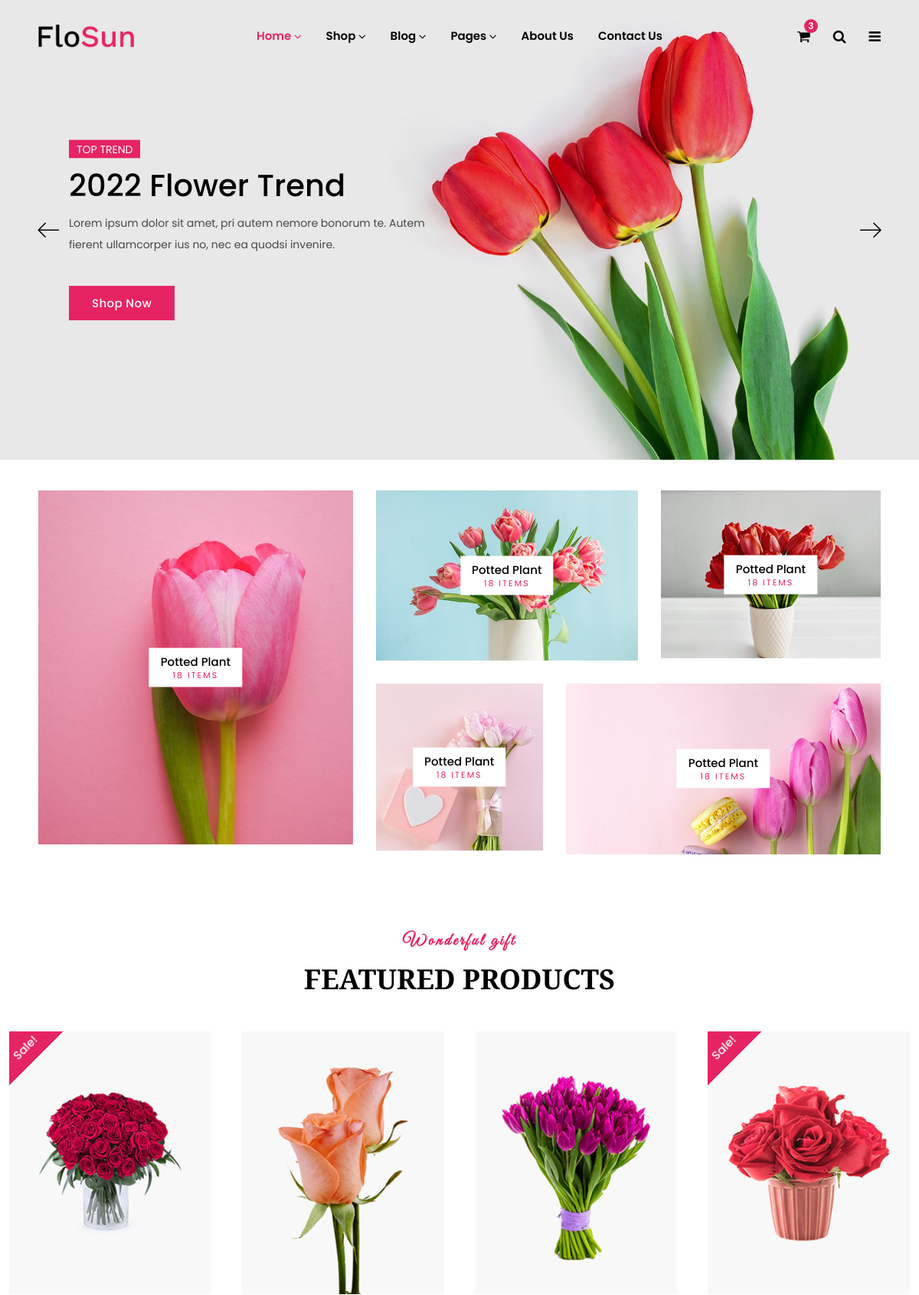
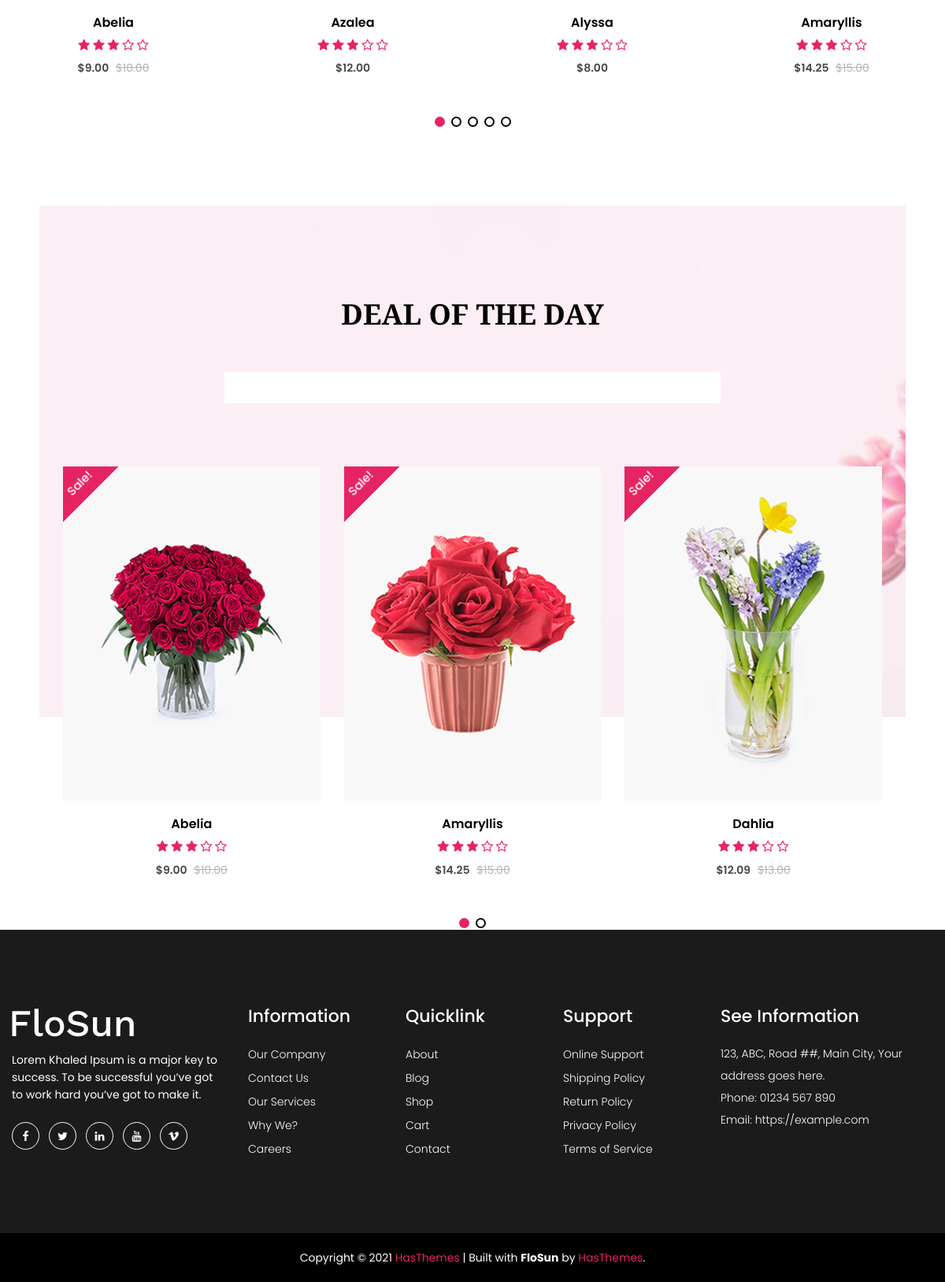
The page / on the database its author committed (2 pictures, top to bottom).
### tables this page shows
CREATE TABLE `products` (
  `id` int(11) NOT NULL,
  `category_id` int(11) DEFAULT NULL,
  `name` varchar(100) NOT NULL,
  `description` text DEFAULT NULL,
  `price` decimal(10,2) NOT NULL,
  `stock` int(11) NOT NULL,
  `created_at` timestamp NOT NULL DEFAULT current_timestamp(),
  `path` varchar(255) DEFAULT NULL,
  `discount` float NOT NULL
);

### index.php (the view, shortened to what this page needs)
<?php
@include 'config.php';
?>
<?php
include 'header.php';
?>
<div class="intro11-slider-wrap section">
    <div class="intro11-slider swiper-container">
        <div class="swiper-wrapper">
            <div class="intro11-section swiper-slide slide-1 slide-bg-1 bg-position">
                <div class="intro11-content text-left">
                    <h3 class="title-slider text-uppercase">Top Trend</h3>
                    <h2 class="title">2022 Flower Trend</h2>
                    <p class="desc-content">Lorem ipsum dolor sit amet, pri autem nemore bonorum te. Autem fierent ullamcorper ius no, nec ea quodsi invenire.</p>
                    <a href="product-details.html" class="btn flosun-button secondary-btn theme-color rounded-0">Shop Now</a>
                </div>
            </div>
            <div class="intro11-section swiper-slide slide-2 slide-bg-1 bg-position">
                <div class="intro11-content text-left">
                </div>
            </div>
        </div>
        <div class="home1-slider-prev swiper-button-prev main-slider-nav"><i class="lnr lnr-arrow-left"></i></div>
        <div class="home1-slider-next swiper-button-next main-slider-nav"><i class="lnr lnr-arrow-right"></i></div>
    </div>
</div>
<div class="categories-area pt-40">
    <div class="container-fluid">
        <div class="row">
            <div class="cat-1 col-md-4 col-sm-12 col-custom">
                <div class="categories-img mb-30">
                    <a href="#"><img src="assets/images/category/home1-category-1.jpg" alt="Potted Plant"></a>
                    <div class="categories-content">
                        <h3>Potted Plant</h3>
                        <h4>18 items</h4>
                    </div>
                </div>
            </div>
            <div class="cat-2 col-md-8 col-sm-12 col-custom">
                <div class="row">
                    <div class="cat-3 col-md-7 col-custom">
                        <div class="categories-img mb-30">
                            <a href="#"><img src="assets/images/category/home1-category-2.jpg" alt="Potted Plant"></a>
                            <div class="categories-content">
                                <h3>Potted Plant</h3>
                                <h4>18 items</h4>
                            </div>
                        </div>
                    </div>
                    <div class="cat-4 col-md-5 col-custom">
                        <div class="categories-img mb-30">
                            <a href="#"><img src="assets/images/category/home1-category-3.jpg" alt="Potted Plant"></a>
                            <div class="categories-content">
                                <h3>Potted Plant</h3>
                                <h4>18 items</h4>
                            </div>
                        </div>
                    </div>
                    <div class="cat-5 col-md-4 col-custom">
                        <div class="categories-img mb-30">
                            <a href="#"><img src="assets/images/category/home1-category-4.jpg" alt="Potted Plant"></a>
                            <div class="categories-content">
                                <h3>Potted Plant</h3>
                                <h4>18 items</h4>
                            </div>
                        </div>
                    </div>
                    <div class="cat-6 col-md-8 col-custom">
                        <div class="categories-img mb-30">
                            <a href="#"><img src="assets/images/category/home1-category-5.jpg" alt="Potted Plant"></a>
                            <div class="categories-content">
                                <h3>Potted Plant</h3>
                                <h4>18 items</h4>
                            </div>
                        </div>
                    </div>
                </div>
            </div>
        </div>
    </div>
</div>
<div class="product-area mt-text-2">
    <div class="container custom-area-2 overflow-hidden">
        <div class="row">
            <div class="col-12 col-custom">
                <div class="section-title text-center mb-30">
                    <span class="section-title-1">Wonderful gift</span>
                    <h3 class="section-title-3">Featured Products</h3>
                </div>
            </div>
        </div>
        <div class="row product-row">
    <div class="col-12 col-custom">
        <div class="product-slider swiper-container anime-element-multi">
            <div class="swiper-wrapper">
                <?php
                $query = "SELECT * FROM products LIMIT 8";
                $result = mysqli_query($conn, $query);
                while ($product = mysqli_fetch_assoc($result)): ?>
                <div class="single-item swiper-slide">
                    <div class="single-product position-relative mb-30">
                        <div class="product-image">
                            <a class="d-block" href="product-details.php?id=<?php echo $product['id']; ?>">
                                <img src="uploaded_img/<?php echo $product['path']; ?>" alt="<?php echo htmlspecialchars($product['name']); ?>" class="product-image-1 w-100">
                            </a>
                            <?php if (!empty($product['discount']) && $product['discount'] > 0): ?>
                                <span class="onsale">Sale!</span>
                            <?php endif; ?>
                            <div class="add-action d-flex flex-column position-absolute">
                            </div>
                        </div>
                        <div class="product-content">
                            <div class="product-title">
                                <h4 class="title-2"><a href="product-details.php?id=<?php echo $product['id']; ?>"><?php echo htmlspecialchars($product['name']); ?></a></h4>
                            </div>
                            <div class="product-rating">
                                <i class="fa fa-star"></i>
                                <i class="fa fa-star"></i>
                                <i class="fa fa-star"></i>
                                <i class="fa fa-star-o"></i>
                                <i class="fa fa-star-o"></i>
                            </div>
                            <div class="price-box">
                                <?php
                                $discounted_price = $product['price'] - ($product['price'] * $product['discount'] / 100);
                                ?>
                                <span class="regular-price">$<?php echo number_format($discounted_price, 2); ?></span>
                                <?php if (!empty($product['discount']) && $product['discount'] > 0): ?>
                                    <span class="old-price"><del>$<?php echo number_format($product['price'], 2); ?></del></span>
                                <?php endif; ?>
                            </div>
                        </div>
                    </div>
                </div>
                <?php endwhile; ?>
            </div>
            <div class="swiper-pagination default-pagination"></div>
        </div>
    </div>
</div>
</div>
<div class="product-countdown-area mt-text-3">
    <div class="container custom-area">
        <div class="row">
            <div class="col-12 col-custom">
                <div class="section-title text-center mb-30">
                    <h3 class="section-title-3">Deal of The Day</h3>
                </div>
            </div>
        </div>
        <div class="row">
            <div class="col-12 col-custom">
                <div class="countdown-area">
                    <div class="countdown-wrapper d-flex justify-content-center" id="countdown"></div>
                </div>
            </div>
        </div>
        <div class="row product-row">
            <div class="col-12 col-custom">
                <div class="item-carousel-2 swiper-container anime-element-multi product-area">
                    <div class="swiper-wrapper">
                        <?php
                        $query = "SELECT * FROM products WHERE discount > 0 LIMIT 8";
                        $result = mysqli_query($conn, $query);
                        while ($product = mysqli_fetch_assoc($result)): ?>
                        <div class="single-item swiper-slide">
                            <div class="single-product position-relative mb-30">
                                <div class="product-image">
                                    <a class="d-block" href="product-details.php?id=<?php echo $product['id']; ?>">
                                        <img src="uploaded_img/<?php echo $product['path']; ?>" alt="<?php echo htmlspecialchars($product['name']); ?>" class="product-image-1 w-100">
                                    </a>
                                    <?php if (!empty($product['discount']) && $product['discount'] > 0): ?>
                                        <span class="onsale">Sale!</span>
                                    <?php endif; ?>
                                    <div class="add-action d-flex flex-column position-absolute">
                                    </div>
                                </div>
                                <div class="product-content">
                                    <div class="product-title">
                                        <h4 class="title-2"><a href="product-details.php?id=<?php echo $product['id']; ?>"><?php echo htmlspecialchars($product['name']); ?></a></h4>
                                    </div>
                                    <div class="product-rating">
                                        <i class="fa fa-star"></i>
                                        <i class="fa fa-star"></i>
                                        <i class="fa fa-star"></i>
                                        <i class="fa fa-star-o"></i>
                                        <i class="fa fa-star-o"></i>
                                    </div>
                                    <div class="price-box">
                                        <?php
                                        $discounted_price = $product['price'] - ($product['price'] * $product['discount'] / 100);
                                        ?>
                                        <span class="regular-price">$<?php echo number_format($discounted_price, 2); ?></span>
                                        <?php if (!empty($product['discount']) && $product['discount'] > 0): ?>
                                            <span class="old-price"><del>$<?php echo number_format($product['price'], 2); ?></del></span>
                                        <?php endif; ?>
                                    </div>
                                </div>
                            </div>
                        </div>
                        <?php endwhile; ?>
                    </div>
                    <div class="swiper-pagination default-pagination"></div>
                </div>
            </div>
        </div>
    </div>
</div>
<?php
include 'footer.php';
?>
</body>
</html>

### rows shown on the page
products: path (picture), shows "Sale!", name "Abelia", discounted_price "9.00", price "10.00"
products: path (picture), name "Azalea", price "12.00"
products: path (picture), name "Alyssa", price "8.00"
products: path (picture), shows "Sale!", name "Amaryllis", discounted_price "14.25", price "15.00"
products: path (picture), shows "Sale!", name "Dahlia", discounted_price "12.09", price "13.00"
